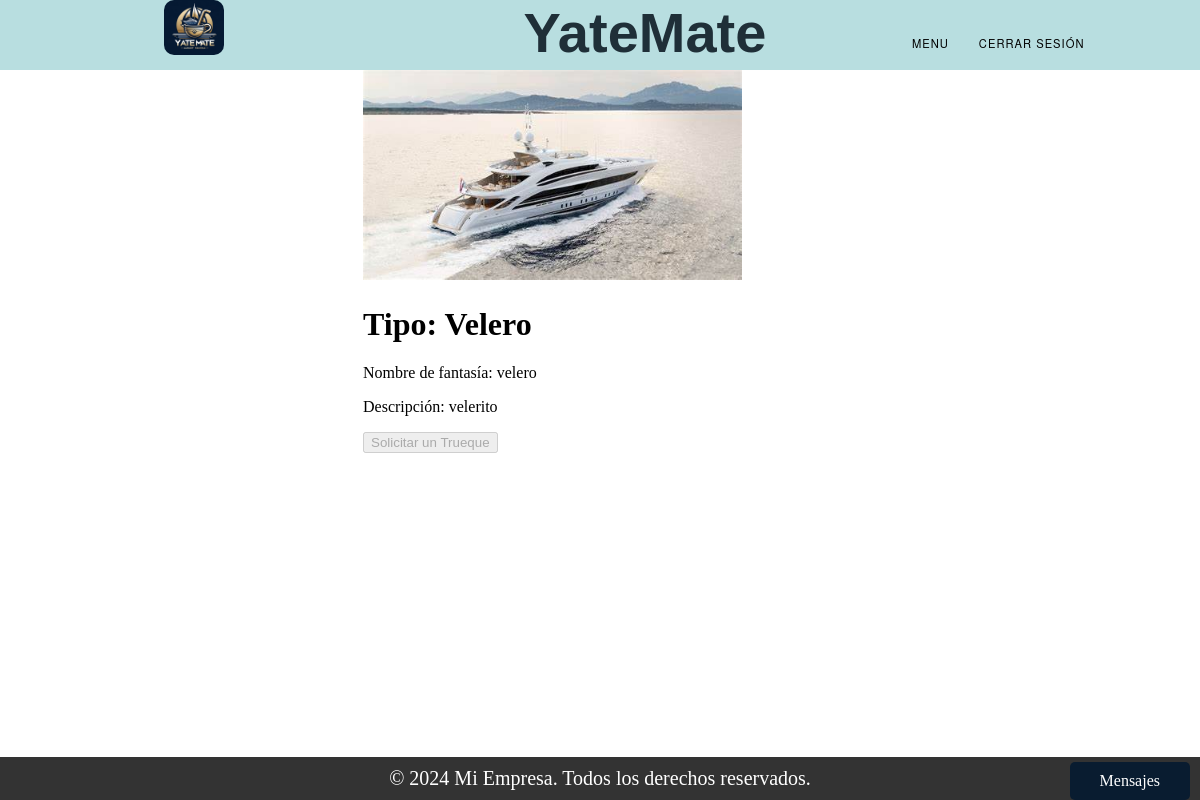
The page /saber_mas/3/Embarcaciones/ (signed in) on the database its author committed.
### Trueque/models.py (models this page shows, shortened)
class Publicacion_Embarcacion(models.Model):
    ESTADO_CHOICES = (
        ('Vigente', 'Vigente'),
        ('Proceso', 'Proceso'),
        ('Finalizado', 'Finalizado'),
    )
    embarcacion = models.ForeignKey(Embarcacion, on_delete=models.CASCADE)
    descripcion = models.TextField()
    estado = models.CharField(max_length=50)

### Register/models.py (models this page shows, shortened)
class Embarcacion(models.Model):
    TIPOS = (
        ('Velero', 'Velero'),
        ('Yate', 'Yate'),
        ('Lancha', 'Lancha'),
        ('Barco', 'Barco'),
    )
    eslora = models.FloatField()
    manga = models.FloatField()
    calado = models.FloatField()
    matricula = models.CharField(max_length=20, unique=True)
    nombre_fantasia = models.CharField(max_length=255)
    foto = models.ImageField(upload_to='static/img_b', null=True, blank=True)
    dueno = models.ForeignKey(User, on_delete=models.SET_NULL, null=True)
    tipo = models.CharField(max_length=20, choices=TIPOS)

### Trueque/views.py (the view)
# urls.py: path('saber_mas/<int:id>/<str:tipo_objetos>/', views.saber_mas, name='saber_mas'),
def saber_mas(request, id, tipo_objetos):
    if tipo_objetos == 'Objetos Valiosos':
        objeto = Publicacion_ObjetoValioso.objects.get(id=id)
    elif tipo_objetos == 'Embarcaciones':
        objeto = Publicacion_Embarcacion.objects.get(id=id)
    else:
        return render(request, 'error.html', {'mensaje': 'Tipo de objeto no válido'})
    return render(request, 'ver_mas.html', {'objeto': objeto, 'tipo_objetos': tipo_objetos})

### Trueque/context_processors.py (called while the page is built)
def conversaciones_usuario(request):
    user_id = request.session.get('user_id')
    if user_id:
        conversaciones = Conversacion.objects.filter(Q(dueño_publicacion=user_id) | Q(solicitante=user_id))
        return {'conversaciones_usuario': conversaciones}
    else:
        return {'conversaciones_usuario': []}

### Trueque/models.py (called while the page is built)
    def get_mensajes(self):
        return Mensajes_chat.objects.filter(conversacion=self).order_by('enviado_a')

### Trueque/templates/ver_mas.html (shortened to what this page needs)
{% extends "base.html" %}
{% load static %}
{% block content %}
<div class="container">
  {% if objeto %}
    <div class="row">
      <div class="col-md-6">
        {% if objeto.foto %}
        <img src="{{ objeto.foto.url }}" alt="Foto del objeto" class="img-fluid"  style="max-width: 80%; max-height: 280px;">
        {% else %}
        <img src="{{ objeto.embarcacion.foto.url }}" alt="Foto del objeto" class="img-fluid" style="max-width: 80%; max-height: 280px;">
        {% endif %}
      </div>
      <div class="col-md-6">
        {% if objeto.tipo %}
          <h1 class="mt-4">Tipo: {{ objeto.tipo }}</h1>
        {% else %}
          <h1 class="mt-4">Tipo: {{ objeto.embarcacion.tipo }}</h1>
        {% endif %}
        {% if objeto.marca %}
          <p>Marca: {{ objeto.marca }}</p>
        {% else %}
          <p>Nombre de fantasía: {{ objeto.embarcacion.nombre_fantasia }}</p>
        {% endif %}
        <p>Descripción: {{ objeto.descripcion }}</p>
        {% if request.session.user_id and request.session.user_type != 'Administrador' %}
          {% if objeto.embarcacion %}
            {% if objeto.embarcacion.dueno.id != request.session.user_id %}
              <button type="button" class="btn btn-primary mt-3"
              onclick="solicitarTrueque({{ objeto.embarcacion.id }}, 'Embarcaciones')">
              Solicitar un Trueque
              </button>
            {% else %}
              <button type="button" class="btn btn-card mt-3" disabled>
              Solicitar un Trueque
              </button>
            {% endif %}
          {% endif %}
        {% endif %}
      </div>
    </div>
  {% else %}
    <p>El objeto no tiene la información completa.</p>
  {% endif %}
</div>
{% endblock %}

### static/css/styles.css (style rules this page uses)
body { margin: 0; padding: 0; }
.container { display: flex; width: 100%; height: 100%; align-items:center; justify-content: center; margin-top: 100px; margin-bottom: 100px; }

### templates/partials/footer.html (style rules this page uses)
.container { padding: 0; margin: 0; }

### rows shown on the page
Publicacion_Embarcacion: embarcacion.foto (picture), embarcacion.tipo "Velero", embarcacion.nombre_fantasia "velero", descripcion "velerito"
